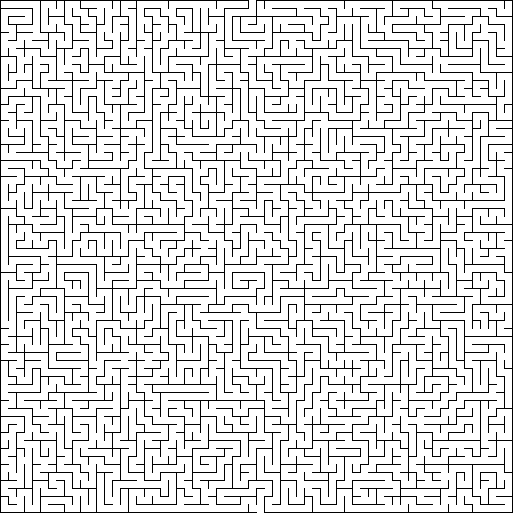
#> input picture MAZE_0.png, 1026 x 1026 px (shown at 1/2 size)
$ python Maze_AI.py
#> lines starting #> are read from the running program, lines starting #| are printed output that depends on the picture; after the words box and inside, x2 and y2 are one past the last pixel; in counts of white or black regions, pixels touching at a corner belong together
from PIL import Image, ImageDraw
import numpy as np
from collections import deque

BORDER    = 2
CELL_SIZE = 14 #how wide and tall each cell is in the loaded image
WALL_SIZE = 2 #how thick the wall lines are
STRIDE    = 16 #total pixels per cell is CELL_SIZE + WALL_SIZE

NUM_CELLS   = 64 #maze is 64x64 cells
MATRIX_SIZE = 128 #stored as a 128x128 matrix

def is_wall_below(pixels, row, col):
    """
    Check if there is a wall between the cell (row, col) and the cell below it.
    """
    wall_start_y = BORDER + row * STRIDE + CELL_SIZE #wall pixels start right after cell ends
    sample_x     = BORDER + col * STRIDE + CELL_SIZE // 2

    top_pixel    = pixels[wall_start_y,     sample_x]
    bottom_pixel = pixels[wall_start_y + 1, sample_x]

    return not (top_pixel > 128 and bottom_pixel > 128) #if both pixels are light, passage is open

def is_wall_to_right(pixels, row, col):
    """
    Check if there is a wall between the cell (row, col) and the cell to its right.
    """
    wall_start_x = BORDER + col * STRIDE + CELL_SIZE
    sample_y     = BORDER + row * STRIDE + CELL_SIZE // 2

    left_pixel  = pixels[sample_y, wall_start_x    ]
    right_pixel = pixels[sample_y, wall_start_x + 1]

    return not (left_pixel > 128 and right_pixel > 128)

def load_maze(image_path):
    """
    Reads maze PNG and returns a 128x128 numpy matrix where:
      0 = open space
      1 = wall
    """
#> called with image_path = 'MAZE_0.png'
    img = Image.open(image_path).convert("L")  #open as grayscale
#> img: PIL image 1026x1026 L; 87.2% white; black in thin lines or dots
    pixels = np.array(img)

    height, width = pixels.shape
#> height = 1026; width = 1026
    if height != 1026 or width != 1026:
        raise ValueError(f"Expected a 1026x1026 image but got {width}x{height}.")

    #start with everything as walls, then open up passages found on the way
    matrix = np.ones((MATRIX_SIZE, MATRIX_SIZE), dtype=np.uint8)

    for row in range(NUM_CELLS):
        for col in range(NUM_CELLS):
            matrix[row * 2, col * 2] = 0 #every actual cell is always open

            if row < NUM_CELLS - 1: #check if there's a row below
                if is_wall_below(pixels, row, col):
                    matrix[row * 2 + 1, col * 2] = 1  #wall
                else:
                    matrix[row * 2 + 1, col * 2] = 0  #open passage

            if col < NUM_CELLS - 1: #check if there's a column to the right
                if is_wall_to_right(pixels, row, col):
                    matrix[row * 2, col * 2 + 1] = 1
                else:
                    matrix[row * 2, col * 2 + 1] = 0

            if row < NUM_CELLS - 1 and col < NUM_CELLS - 1: #corner slot between 4 cells is always a wall
                matrix[row * 2 + 1, col * 2 + 1] = 1

    return matrix

def find_start_and_goal(image_path):
    """
    Scan the top and bottom borders of the maze image for openings (white pixels).
    This works for any maze image rather than assuming a fixed start/goal position.
    """
    img = Image.open(image_path).convert("L")
    pixels = np.array(img)

    #scan just inside the top and bottom borders for white/open pixels
    top_open = [col for col in range(pixels.shape[1]) if pixels[1,  col] > 128]
    bottom_open = [col for col in range(pixels.shape[1]) if pixels[-2, col] > 128]

    if not top_open or not bottom_open:
        raise ValueError("Could not find openings in the maze border")

    #take the middle pixel of each opening and convert it to a matrix column
    top_col    = (top_open[len(top_open) // 2] - BORDER) // STRIDE * 2
    bottom_col = (bottom_open[len(bottom_open) // 2] - BORDER) // STRIDE * 2

    start = (0, top_col)
    goal  = (NUM_CELLS * 2 - 2, bottom_col)

    print(f"  Start found at matrix position {start}")
    print(f"  Goal found at matrix position  {goal}")

    return start, goal

def solve_maze(matrix, start, goal):
    """
    Find the shortest path from start to goal using BFS.
    BFS explores all positions one step away, then two steps away,
    and so on. This guarantees the first time we reach the goal is through the shortest path.
    """
    queue = deque([start]) #queue holds positions needed to explore

    came_from = {start: None} #remembers how we got to each position visited in order to retrace path at the end

    while queue:
        current = queue.popleft()

        if current == goal:
            return rebuild_path(came_from, goal)

        row, col = current
        neighbors = [
            (row - 1, col), #up
            (row + 1, col), #down
            (row, col - 1), #left
            (row, col + 1), #right
        ]

        for next_pos in neighbors:
            next_row, next_col = next_pos

            if not (0 <= next_row < MATRIX_SIZE and 0 <= next_col < MATRIX_SIZE): #skips if out of bounds
                continue

            if next_pos in came_from:  #skips if already visited
                continue

            if matrix[next_row, next_col] != 0: #skips walls and hazards
                continue

            came_from[next_pos] = current #adds valid moves to queue
            queue.append(next_pos)

    return None #no path has been found

def rebuild_path(came_from, goal):
    """
    Walk backwards through the came_from map to reconstruct the path from start to goal.
    """
    path = []
    current = goal
    while current is not None:
        path.append(current)
        current = came_from[current]
    path.reverse()  #flips it so it goes from start to goal
    return path

def save_matrix_as_image(matrix, output_path, scale=8):
    """
    Save the 128x128 matrix as an image so we can visually verify it loaded correctly.
    Each matrix cell is drawn as a small square (scale x scale pixels).
      White is an open space
      Black is the wall
    """
    color_map = {
        0: (255, 255, 255),  #open path is white
        1: (0,   0,   0  ),  #wall is black
        2: (255, 140, 0  ),  #hazard color
    }

    img_size = MATRIX_SIZE * scale
    img = Image.new("RGB", (img_size, img_size), "white")
    draw = ImageDraw.Draw(img)

    for row in range(MATRIX_SIZE):
        for col in range(MATRIX_SIZE):
            cell_value = matrix[row, col]
            color = color_map.get(cell_value, (200, 0, 200))  #purple is an unknown value

            x1 = col * scale
            y1 = row * scale
            x2 = x1 + scale - 1
            y2 = y1 + scale - 1
            draw.rectangle([x1, y1, x2, y2], fill=color)

    img.save(output_path)
    print(f"Matrix preview saved to: {output_path}")

def save_solution_on_original(original_image_path, path, output_path):
    """
    Draw the solution path as a red line on top of the original maze image. Convert each position in matrix coordinates back to pixel coordinates before drawing.
    """
    img  = Image.open(original_image_path).convert("RGB")
    draw = ImageDraw.Draw(img)

    def matrix_pos_to_pixel(matrix_row, matrix_col):
        #matrix position is the logical cell position, then pixel coordinates at the center of that spot
        pixel_y = BORDER + (matrix_row / 2) * STRIDE + CELL_SIZE / 2
        pixel_x = BORDER + (matrix_col / 2) * STRIDE + CELL_SIZE / 2
        return (pixel_x, pixel_y)

    pixel_path = [matrix_pos_to_pixel(r, c) for r, c in path] #converts all path positions to pixels

    draw.line(pixel_path, fill=(220, 50, 50), width=4) #draws a red line for the solution

    def draw_dot(matrix_row, matrix_col, color): #green dot at the start and blue dot at the goal
        x, y = matrix_pos_to_pixel(matrix_row, matrix_col)
        draw.ellipse([x - 7, y - 7, x + 7, y + 7], fill=color)

    draw_dot(*path[0],  color=(0, 200, 0))
    draw_dot(*path[-1], color=(0, 80, 220))

    img.save(output_path)
    print(f"Solved maze image saved to: {output_path}")


IMAGE_PATH = "MAZE_0.png"

print("Loading maze...")
matrix = load_maze(IMAGE_PATH)

open_count = int((matrix == 0).sum())
wall_count = int((matrix == 1).sum())
print(f"  Open spaces : {open_count}")
print(f"  Walls       : {wall_count}")

print("\nTop-left corner of the matrix (16x16 preview):")
for row in matrix[:16, :16]:
    print("  " + " ".join(str(v) for v in row))

print("\nFinding start and goal...")
START, GOAL = find_start_and_goal(IMAGE_PATH)
#> in find_start_and_goal, `top_open = [col for col in range(pixels.shape[1]) if pixels[1,  col] >..`: top_open = [498, 499, 500, 501, 502, 503, 504, 505, 506, 507, 508, 509, 510, 511]
#> in find_start_and_goal, `bottom_open = [col for col in range(pixels.shape[1]) if pixels[-2, col..`: bottom_open = [514, 515, 516, 517, 518, 519, 520, 521, 522, 523, 524, 525, 526, 527]
#> in find_start_and_goal, `top_col    = (top_open[len(top_open) // 2] - BORDER) // STRIDE * 2`: top_col = 62
#> in find_start_and_goal, `bottom_col = (bottom_open[len(bottom_open) // 2] - BORDER) // STRIDE * 2`: bottom_col = 64
#> in find_start_and_goal, `start = (0, top_col)`: start = (0, 62)
#> in find_start_and_goal, `goal  = (NUM_CELLS * 2 - 2, bottom_col)`: goal = (126, 64)
#|   Start found at matrix position (0, 62)
#|   Goal found at matrix position  (126, 64)
#> START = (0, 62); GOAL = (126, 64)

print(f"\nSolving from {START} to {GOAL}...")
#> (printed output is left out)
path = solve_maze(matrix, START, GOAL)
#> the loop in solve_maze, `while queue:` made 6523 passes
#> (row, col, neighbors) on passes 1 to 3: (0, 62, [(-1, 62), (1, 62), (0, 61), (0, 63)]), (1, 62, [(0, 62), (2, 62), (1, 61), (1, 63)]), (2, 62, [(1, 62), (3, 62), (2, 61), (2, 63)])
#> after the loop in solve_maze, `while queue:`: came_from = 6530 items
#> path = 845 pairs, first value 0 to 126, second value 28 to 116
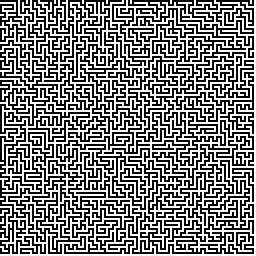
#> matrix: shape (128, 128) (shown 2 times larger); values 0 (black) and 1 (white), 50% white; black in thin lines or dots

if path is None:
    print("No solution found!")
else:
    cell_visits = sum(1 for r, c in path if r % 2 == 0 and c % 2 == 0)
#> cell_visits = 423
    print(f"Solution found! Path length: {cell_visits} cells")
#| Solution found! Path length: 423 cells

print("\nSaving images...")
save_matrix_as_image(matrix, "maze_preview.png")
#> in save_matrix_as_image, `img = Image.new("RGB", (img_size, img_size), "white")`: img: PIL image 1024x1024 RGB; every value is 255
#> in save_matrix_as_image, `img.save(output_path)`:
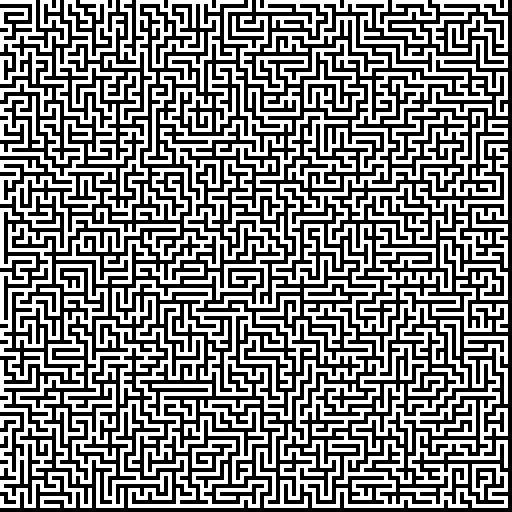
#> saved as maze_preview.png: PIL image 1024x1024 RGB (shown at 1/2 size); 50% white; 1 white region, box (x1, y1, x2, y2) and area: (0, 0, 1016, 1016) 524224
Image.open("maze_preview.png").show()

if path:
    save_solution_on_original(IMAGE_PATH, path, "maze_solved.png")
#> in save_solution_on_original, `img  = Image.open(original_image_path).convert("RGB")`: img: PIL image 1026x1026 RGB; 87.2% white; black in thin lines or dots
#> in save_solution_on_original, `pixel_path = [matrix_pos_to_pixel(r, c) for r, c in path]`: pixel_path = 845 pairs, first value 233 to 937, second value 9 to 1017
#> in save_solution_on_original, `img.save(output_path)`:
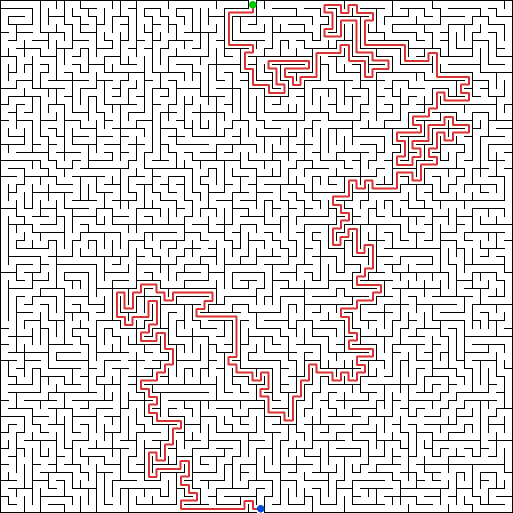
#> saved as maze_solved.png: PIL image 1026x1026 RGB (shown at 1/2 size); mean R, G, B 221.3, 217.1, 217.1
    Image.open("maze_solved.png").show()

$ run again, with MAZE_2.png copied over MAZE_0.png
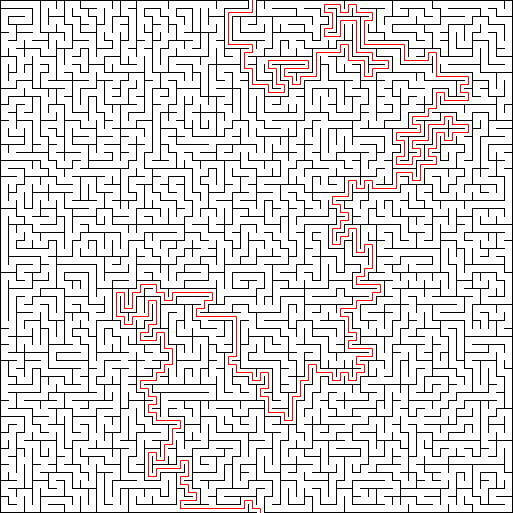
#> input picture MAZE_2.png, 1026 x 1026 px (shown at 1/2 size)
#> top_open = [498, 499, 500, 501, 502, 503, 506, 507, 508, 509, 510, 511]
#> bottom_open = [514, 515, 516, 517, 518, 519, 522, 523, 524, 525, 526, 527]
#> top_col = 62
#> bottom_col = 64
#> start = (0, 62)
#> goal = (126, 64)
#|   Start found at matrix position (0, 62)
#|   Goal found at matrix position  (126, 64)
#> START = (0, 62); GOAL = (126, 64)
#> (printed output is left out)
#> the loop in solve_maze, `while queue:` made 1 pass
#> (row, col, neighbors) on pass 1: (0, 62, [(-1, 62), (1, 62), (0, 61), (0, 63)])
#> after the loop in solve_maze, `while queue:`: came_from = 1 item
#> `path = solve_maze(matrix, START, GOAL)`:
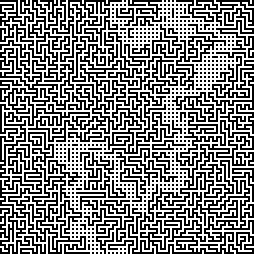
#> matrix: shape (128, 128) (shown 2 times larger); values 0 (black) and 1 (white), 52.6% white; black in thin lines or dots
#> in save_matrix_as_image, `img.save(output_path)`:
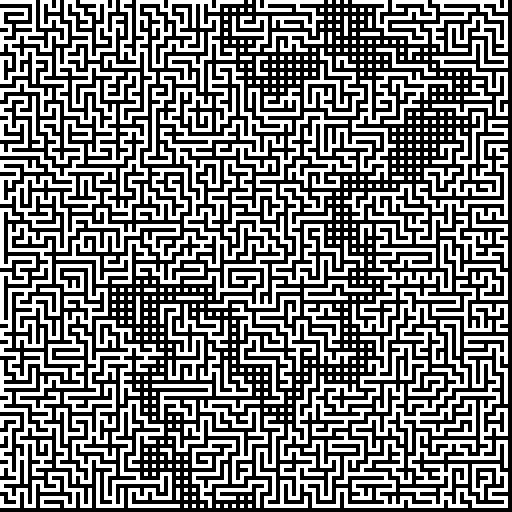
#> saved as maze_preview.png: PIL image 1024x1024 RGB (shown at 1/2 size); 47.4% white; 423 white regions, largest, box (x1, y1, x2, y2) and area: (0, 0, 904, 760) 188864, (512, 560, 1016, 1016) 85056, (0, 528, 360, 1016) 57408

$ run again, with mazepicUSE.png copied over MAZE_0.png
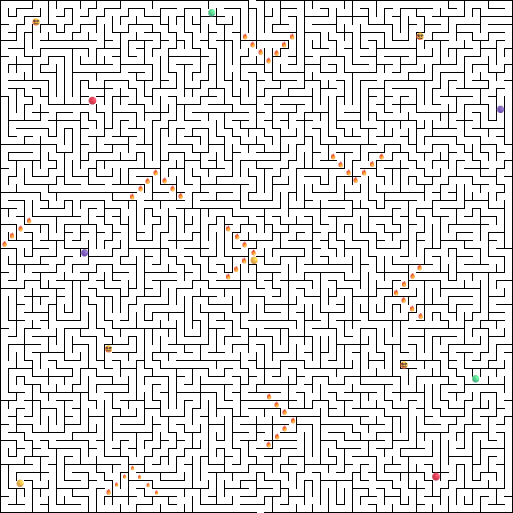
#> input picture mazepicUSE.png, 1026 x 1026 px (shown at 1/2 size)
#> top_open = [498, 499, 500, 501, 502, 503, 504, 505, 506, 507, 508, 509, 510, 511]
#> bottom_open = [514, 515, 516, 517, 518, 519, 520, 521, 522, 523, 524, 525, 526, 527]
#> top_col = 62
#> bottom_col = 64
#> start = (0, 62)
#> goal = (126, 64)
#|   Start found at matrix position (0, 62)
#|   Goal found at matrix position  (126, 64)
#> START = (0, 62); GOAL = (126, 64)
#> (printed output is left out)
#> the loop in solve_maze, `while queue:` made 5981 passes
#> (row, col, neighbors) on passes 1 to 3: (0, 62, [(-1, 62), (1, 62), (0, 61), (0, 63)]), (0, 63, [(-1, 63), (1, 63), (0, 62), (0, 64)]), (0, 64, [(-1, 64), (1, 64), (0, 63), (0, 65)])
#> after the loop in solve_maze, `while queue:`: came_from = 5997 items
#> path = 757 pairs, first value 0 to 126, second value 16 to 74
#> `path = solve_maze(matrix, START, GOAL)`:
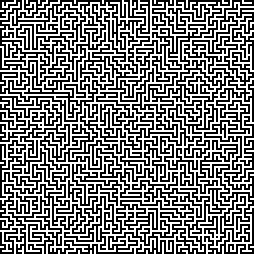
#> matrix: shape (128, 128) (shown 2 times larger); values 0 (black) and 1 (white), 50% white; black in thin lines or dots
#> cell_visits = 379
#| Solution found! Path length: 379 cells
#> pixel_path = 757 pairs, first value 137 to 601, second value 9 to 1017
#> in save_solution_on_original, `img.save(output_path)`:
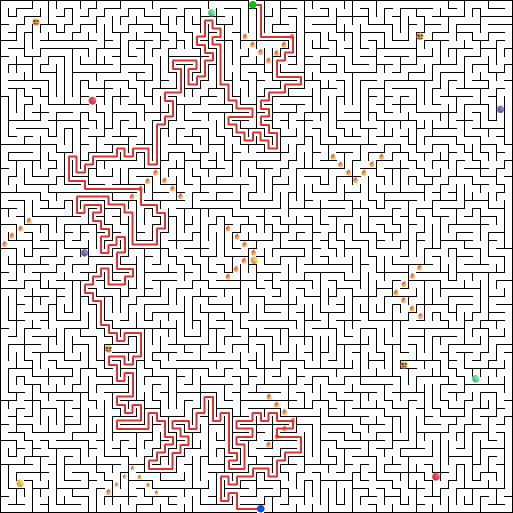
#> saved as maze_solved.png: PIL image 1026x1026 RGB (shown at 1/2 size); mean R, G, B 221.2, 217, 216.7
